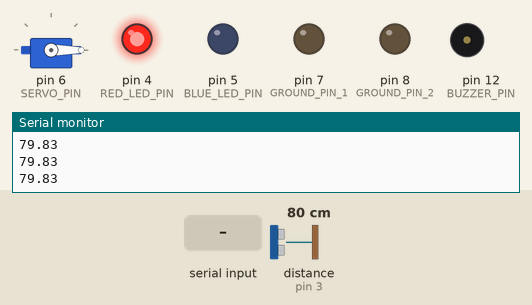
Bench run of a sketch on a simulated Arduino Uno, built with avr-gcc and run on an emulated ATmega328P. On the bench: servo, output pins drawn as LEDs (lit = HIGH), buzzer (waves = sounding, pin HIGH), the last lines printed to the serial monitor. Wiring (inferred from the names in the program): ultrasonic range finder: trigger pin 2; echo pin 3. The test bench sets the inputs (shaded band); at power-on: distance to the obstacle (sensor on pin 3) 80 cm. The echo pulse lasts 58.3 µs per cm; pins used as bus, display or sensor lines are not drawn.

Above: at 7.5 s.
7.6 s: "1" received over Serial
At 8.3 s:
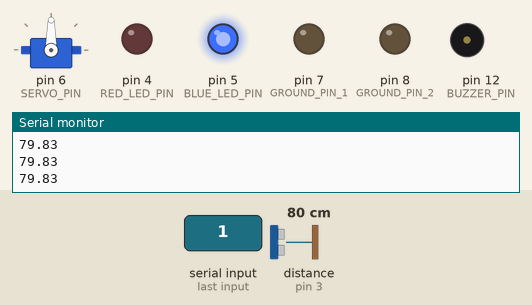
9.2 s: "B" received over Serial
At 9.45 s:
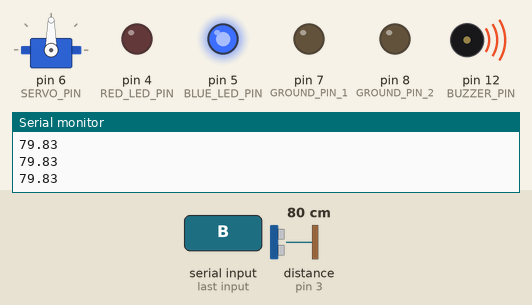
Timing chart, 0 to 18.2 s (numbered marks = the images above; inputs shaded):
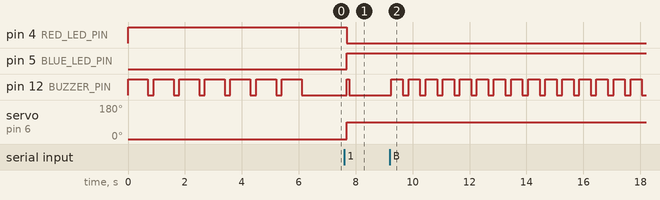

Measured:
- after the input at 7.6 s, pin 4 (RED_LED_PIN): HIGH → LOW after 0.08 s; pin 5 (BLUE_LED_PIN): LOW → HIGH after 0.08 s; pin 12 (BUZZER_PIN): LOW → HIGH after 0.08 s, → LOW 0.10 s later; servo on pin 6 (SERVO_PIN): 0° → 90° after 0.08 s
- after the input at 9.2 s, pin 12 (BUZZER_PIN): alternates HIGH for 0.40 s and LOW for 0.20 s, starting after 0.06 s

The sketch:

gate-controller.ino
```cpp
#include <Servo.h>

// Define the corresponding pin for SENSOR
#define TRIG_PIN 2
#define ECHO_PIN 3
// Define the corresponding pins for LEDs
#define RED_LED_PIN 4
#define BLUE_LED_PIN 5
// Define the corresponding pin for SERVO
#define SERVO_PIN 6
// Define hardcoded ground pins
#define GROUND_PIN_1 7
#define GROUND_PIN_2 8
// Define the corresponding pin for BUZZER
#define BUZZER_PIN 12
#define MAX_DISTANCE 200 // Maximum distance in cm (adjust as needed)

Servo gateServo;
bool gateOpen = false;
unsigned long gateOpenTime = 0;
const unsigned long GATE_OPEN_DURATION = 15000; // 15 seconds

void setup() {
  // Initialize serial communication at 9600 baud rate
  Serial.begin(9600);

  // Set up ultrasonic sensor pins
  pinMode(TRIG_PIN, OUTPUT);
  pinMode(ECHO_PIN, INPUT);

  // Set up LED pins
  pinMode(RED_LED_PIN, OUTPUT);
  pinMode(BLUE_LED_PIN, OUTPUT);

  // Set up buzzer pin
  pinMode(BUZZER_PIN, OUTPUT);

  // Set up hardcoded ground pins
  pinMode(GROUND_PIN_1, OUTPUT);
  pinMode(GROUND_PIN_2, OUTPUT);
  digitalWrite(GROUND_PIN_1, LOW); // Set as ground
  digitalWrite(GROUND_PIN_2, LOW); // Set as ground

  // Attach servo to the defined pin and start with gate closed
  gateServo.attach(SERVO_PIN);
  gateServo.write(0); // Assuming 0 degrees is the closed position
  gateOpen = false;

  // Startup sequence: Red LED on and buzzer for 2 seconds
  digitalWrite(RED_LED_PIN, HIGH);
  digitalWrite(BLUE_LED_PIN, LOW);

  // Startup buzzer sequence
  for(int i = 0; i < 7; i++) {
    digitalWrite(BUZZER_PIN, HIGH);
    delay(700);
    digitalWrite(BUZZER_PIN, LOW);
    delay(200);
  }

  Serial.println("Gate controller initialized - Gate closed");
}

void loop() {
  // Check if gate should auto-close after 15 seconds
  if (gateOpen && (millis() - gateOpenTime >= GATE_OPEN_DURATION)) {
    closeGate();
  }

  // Measure distance using the ultrasonic sensor
  digitalWrite(TRIG_PIN, LOW);
  delayMicroseconds(2);
  digitalWrite(TRIG_PIN, HIGH);
  delayMicroseconds(10);
  digitalWrite(TRIG_PIN, LOW);

  // Read the echo pulse with a timeout (30ms)
  long duration = pulseIn(ECHO_PIN, HIGH, 30000);
  float distance;

  if (duration == 0) {
    // No echo received, assume maximum distance
    distance = MAX_DISTANCE;
  } else {
    // Calculate distance in cm
    distance = (duration / 2.0) / 29.1;
    if (distance > MAX_DISTANCE) {
      distance = MAX_DISTANCE;
    }
  }

  // Send the distance value via serial to Python
  Serial.println(distance);

  // Check for incoming serial commands from Python
  if (Serial.available() > 0) {
    char command = Serial.read();

    switch(command) {
      case '1':
        // Open the gate
        openGate();
        break;

      case '0':
        // Close the gate
        closeGate();
        break;

      case 'B':
        // Unauthorized exit alert - loud continuous buzzer
        unauthorizedExitAlert();
        break;

      case 'S':
        // Short beep for regular exit
        shortBeep();
        break;

      default:
        // Unknown command
        break;
    }
  }

  // Delay before the next measurement
  delay(100); // 100ms delay for 10 measurements per second
}

void openGate() {
  gateServo.write(90); // Open position
  digitalWrite(BLUE_LED_PIN, HIGH); // Turn on blue LED when gate opens
  digitalWrite(RED_LED_PIN, LOW);   // Turn off red LED
  gateOpen = true;
  gateOpenTime = millis();

  // Short beep to indicate gate opening
  digitalWrite(BUZZER_PIN, HIGH);
  delay(100);
  digitalWrite(BUZZER_PIN, LOW);

  Serial.println("Gate opened");
}

void closeGate() {
  gateServo.write(0); // Closed position
  digitalWrite(RED_LED_PIN, HIGH);  // Turn on red LED when gate closes
  digitalWrite(BLUE_LED_PIN, LOW);  // Turn off blue LED
  gateOpen = false;

  // Double beep to indicate gate closing
  for(int i = 0; i < 3; i++) {
    digitalWrite(BUZZER_PIN, HIGH);
    delay(150);
    digitalWrite(BUZZER_PIN, LOW);
    delay(100);
  }

  Serial.println("Gate closed");
}

void unauthorizedExitAlert() {
  // Continuous loud buzzer for unauthorized exit attempt
  for(int i = 0; i < 25; i++) {
    digitalWrite(BUZZER_PIN, HIGH);
    delay(400);
    digitalWrite(BUZZER_PIN, LOW);
    delay(200);
  }
  Serial.println("Unauthorized exit alert triggered");
}

void shortBeep() {
  // Single short beep for regular exit
  digitalWrite(BUZZER_PIN, HIGH);
  delay(1000);
  digitalWrite(BUZZER_PIN, LOW);
  Serial.println("Exit beep");
}
```
